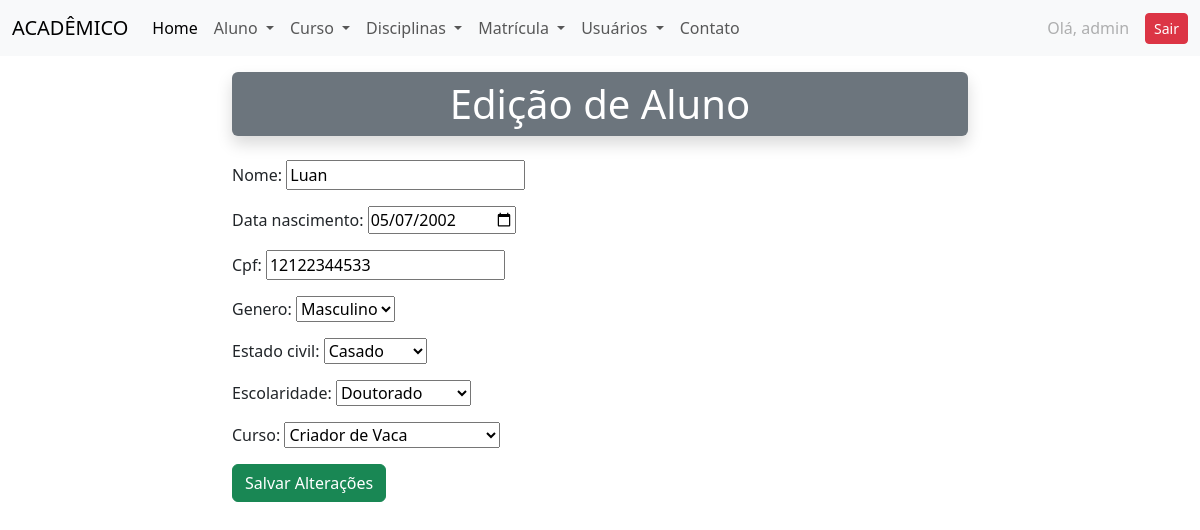
The page /editar_aluno/2/ (signed in) on the database its author committed.
### academico/models.py (models this page shows, shortened)
class Aluno(models.Model):
    nome = models.CharField(max_length=100)
    data_nascimento = models.DateField()
    cpf = models.CharField(max_length=14, unique=True)
    genero = models.CharField(max_length=2, choices=GENERO_CHOICES)
    estado_civil = models.CharField(
        max_length=30, choices=ESTADO_CIVIL_CHOICES)
    escolaridade = models.CharField(
        max_length=50, choices=ESCOLARIDADE_CHOICES)
    curso = models.ForeignKey(Curso, on_delete=models.RESTRICT)
    ativo = models.BooleanField(default=True)

class Curso(models.Model):
    nome = models.CharField(max_length=100)
    def __str__(self):
        return self.nome

### academico/views.py (the view)
# urls.py: path('editar_aluno/<int:id>/', editar_aluno, name='editar_aluno'),
@login_required
def editar_aluno(request, id):
    try:
        aluno = Aluno.objects.get(id=id)
    except:
        return redirect('alunos')
    if request.method == 'POST':
        form = AlunoForm(request.POST, instance=aluno)
        if form.is_valid():
            form.save()
            return redirect('alunos')
    form = AlunoForm(instance=aluno)
    dados = {
        'form': form,
        'aluno': aluno,
    }
    return render(request, 'academico/aluno/editar_aluno.html', dados)

### academico/forms.py
class AlunoForm(forms.ModelForm):
    data_nascimento = forms.DateField(
        widget=forms.DateInput(attrs={'type': 'date'}, format='%Y-%m-%d'),
        input_formats=['%Y-%m-%d']
    )
    class Meta:
        model = Aluno
        fields = ['nome', 'data_nascimento', 'cpf', 'genero',
                  'estado_civil', 'escolaridade', 'curso']

### academico/templates/academico/aluno/editar_aluno.html (shortened to what this page needs)
{% extends 'academico/base.html' %}
{% block content %}
<div class="container my-3">
    <div class="row">
        <div class="col-8 mx-auto">
            <h1 class="bg-secondary shadow rounded py-2 text-center text-white">Edição de Aluno</h1>
        </div>
    </div>
</div>
<div class="container my-3">
    <div class="row">
        <div class="col-8 mx-auto">
            <form method="post">
                {{ form.as_p }}
                <button type="submit" class="btn btn-success">Salvar Alterações</button>
            </form>
        </div>
    </div>
</div>
{% endblock %}

### academico/templates/academico/partials/_menu.html (shortened to what this page needs)
<nav class="navbar navbar-expand-lg bg-body-tertiary">
    <div class="container-fluid">
        <a class="navbar-brand" href="#">ACADÊMICO</a>
        <div class="collapse navbar-collapse" id="navbarNavDropdown">
            <ul class="navbar-nav">
                <li class="nav-item">
                    <a class="nav-link active" aria-current="page" href="{% url 'index' %}">Home</a>
                </li>
                <li class="nav-item dropdown">
                    <a class="nav-link dropdown-toggle" href="#" role="button" data-bs-toggle="dropdown"
                        aria-expanded="false">
                        Aluno
                    </a>
                </li>
                <li class="nav-item dropdown">
                    <a class="nav-link dropdown-toggle" href="#" role="button" data-bs-toggle="dropdown"
                        aria-expanded="false">
                        Curso
                    </a>
                </li>
                <li class="nav-item dropdown">
                    <a class="nav-link dropdown-toggle" href="#" role="button" data-bs-toggle="dropdown"
                        aria-expanded="false">
                        Disciplinas
                    </a>
                </li>
                <li class="nav-item dropdown">
                    <a class="nav-link dropdown-toggle" href="#" role="button" data-bs-toggle="dropdown"
                        aria-expanded="false">
                        Matrícula
                    </a>
                </li>
                <li class="nav-item dropdown">
                    <a class="nav-link dropdown-toggle" href="#" role="button" data-bs-toggle="dropdown"
                        aria-expanded="false">
                        Usuários
                    </a>
                </li>
                <li class="nav-item">
                    <a class="nav-link" href="{% url 'contato' %}">Contato</a>
                </li>
            </ul>
            {% if user.is_authenticated %}
            <ul class="navbar-nav ms-auto">
                <li class="nav-item">
                    <div class="d-flex align-items-center gap-2">
                        <span class="nav-link disabled mb-0">Olá, {{ user.username }}</span>
                        <a class="btn btn-danger btn-sm" href="{% url 'logout' %}">Sair</a>
                    </div>
                </li>
            </ul>
            {% endif %}
        </div>
    </div>
</nav>

### rows shown on the page
Aluno: nome "Luan", data_nascimento "05/07/2002", cpf "12122344533", genero "Masculino", estado_civil "Casado", escolaridade "Doutorado", curso "Criador de Vaca"

### other values the page prints
{{ user.username }} "admin"
